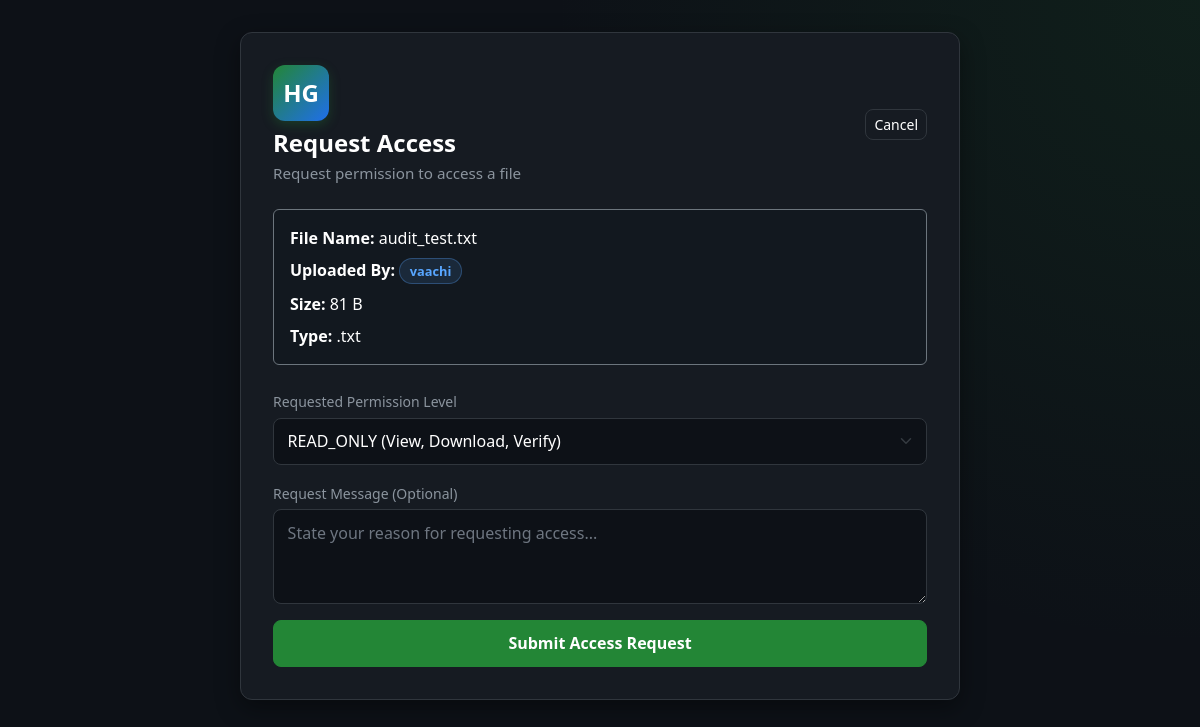
Before: /files/3/request-access (signed in) with the older database file.
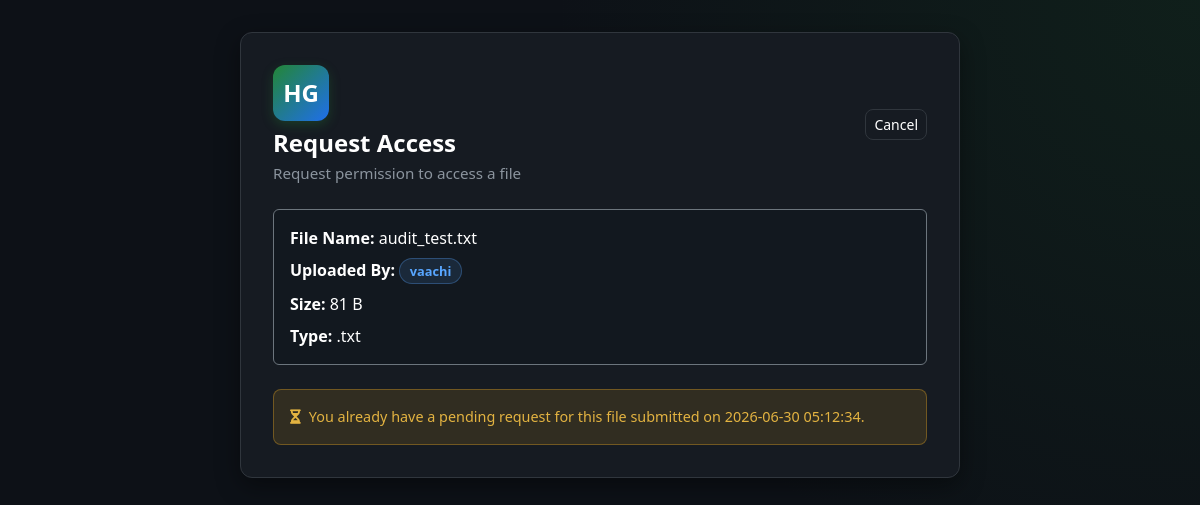
After: the same page with the newer database file.
### tables this page shows
CREATE TABLE access_requests (
    id INTEGER PRIMARY KEY AUTOINCREMENT,
    file_id INTEGER NOT NULL,
    requester_id INTEGER NOT NULL,
    owner_id INTEGER NOT NULL,
    requested_permission TEXT NOT NULL, -- 'READ_ONLY' or 'READ_WRITE'
    status TEXT NOT NULL DEFAULT 'PENDING', -- 'PENDING', 'APPROVED', 'REJECTED', 'REVOKED'
    request_message TEXT,
    request_date TIMESTAMP DEFAULT CURRENT_TIMESTAMP,
    decision_date TIMESTAMP,
    FOREIGN KEY (file_id) REFERENCES files(id),
    FOREIGN KEY (requester_id) REFERENCES users(id),
    FOREIGN KEY (owner_id) REFERENCES users(id)
);

### file_routes.py (the view, shortened to what this page needs)
    @files_bp.route("/files/<int:file_id>/request-access", methods=["GET", "POST"])
    @login_required
    def request_access(file_id):
        conn = get_db_connection()
        try:
            file_record = get_file_by_id(conn, file_id)
            if not file_record:
                flash("File not found.", "danger")
                return redirect(url_for("dashboard"))
            if int(file_record["owner_id"]) == int(current_user_id()):
                flash("You are the owner of this file.", "info")
                return redirect(url_for("files.file_details", file_id=file_id))
            existing_perm = get_user_file_permission(conn, file_id, current_user_id())
            if existing_perm:
                flash(f"You already have {existing_perm} access to this file.", "info")
                return redirect(url_for("files.file_details", file_id=file_id))
            pending = get_pending_request(conn, file_id, current_user_id())
        finally:
            conn.close()
        return render_template(
            "request_access.html",
            username=session.get("username"),
            file_record=file_record,
            pending=pending
        )

### app.py (called while the page is built)
def get_db_connection():
    conn = sqlite3.connect(DATABASE_PATH)
    conn.row_factory = sqlite3.Row
    return conn

def utc_now():
    return datetime.utcnow()

def login_required(view_func):
    @wraps(view_func)
    def wrapped_view(*args, **kwargs):
        if "user_id" not in session:
            flash("Please log in to access the dashboard.", "warning")
            return redirect(url_for("login"))
        last_activity = session.get("last_activity")
        if last_activity and (utc_now().timestamp() - last_activity) > SESSION_TIMEOUT_SECONDS:
            session.clear()
            flash("Your session has expired due to inactivity. Please log in again.", "warning")
            return redirect(url_for("login"))
        session["last_activity"] = utc_now().timestamp()
        return view_func(*args, **kwargs)
    return wrapped_view

### file_service.py (called while the page is built)
def format_file_size(num_bytes):
    if num_bytes < 1024:
        return f"{num_bytes} B"
    if num_bytes < 1024 * 1024:
        return f"{num_bytes / 1024:.1f} KB"
    if num_bytes < 1024 * 1024 * 1024:
        return f"{num_bytes / (1024 * 1024):.2f} MB"
    return f"{num_bytes / (1024 * 1024 * 1024):.2f} GB"

### templates/request_access.html (shortened to what this page needs)
<!DOCTYPE html>
<html lang="en">
<head>
    <link href="https://cdn.jsdelivr.net/npm/bootstrap@5.3.3/dist/css/bootstrap.min.css" rel="stylesheet">
    <link rel="stylesheet" href="https://cdnjs.cloudflare.com/ajax/libs/font-awesome/6.4.0/css/all.min.css">
    <link rel="stylesheet" href="{{ url_for('static', filename='css/style.css') }}">
</head>
<body>
    <div class="dashboard-wrapper">
        <div class="container dashboard-container">
            <div class="dashboard-card mx-auto">
                <div class="dashboard-header mb-4">
                    <div>
                        <div class="brand-logo mb-2">HG</div>
                        <h1 class="welcome-text">Request Access</h1>
                        <p class="welcome-subtext">Request permission to access a file</p>
                    </div>
                    <div class="dashboard-actions">
                        <a href="{{ url_for('dashboard') }}" class="btn btn-outline-light btn-sm">Cancel</a>
                    </div>
                </div>
                <div class="bg-primary-subtle p-3 rounded mb-4 border border-secondary" style="background-color: rgba(13, 17, 23, 0.3) !important;">
                    <div class="mb-2"><strong>File Name:</strong> {{ file_record.original_filename }}</div>
                    <div class="mb-2"><strong>Uploaded By:</strong> <span class="owner-badge">{{ file_record.owner_username }}</span></div>
                    <div class="mb-2"><strong>Size:</strong> {{ format_file_size(file_record.file_size) }}</div>
                    <div><strong>Type:</strong> .{{ file_record.file_extension }}</div>
                </div>
                {% if pending %}
                    <div class="alert alert-warning mb-0">
                        <i class="fa-solid fa-hourglass-half me-2"></i>You already have a pending request for this file submitted on {{ pending.request_date }}.
                    </div>
                {% else %}
                    <form method="POST" action="{{ url_for('files.request_access', file_id=file_record.id) }}" data-validate>
                        <div class="mb-3">
                            <label for="requested_permission" class="form-label">Requested Permission Level</label>
                            <select class="form-select" id="requested_permission" name="requested_permission" required>
                                <option value="READ_ONLY" selected>READ_ONLY (View, Download, Verify)</option>
                            </select>
                        </div>
                        <div class="mb-3">
                            <label for="request_message" class="form-label">Request Message (Optional)</label>
                            <textarea class="form-control" id="request_message" name="request_message" rows="3" placeholder="State your reason for requesting access..."></textarea>
                        </div>
                        <button type="submit" class="btn btn-primary w-100">Submit Access Request</button>
                    </form>
                {% endif %}
            </div>
        </div>
    </div>
</body>
</html>

Changed rows visible on the page:
added access_requests: request_date "2026-06-30 05:12:34"
Other visible differences:
form field requested_permission: "READ_ONLY (View, Download, Verify)" → (not shown)
text no longer shown: "Requested Permission Level Request Message (Optional) Submit Access Request"
text now shown: "You already have a pending request for this file submitted on ."
